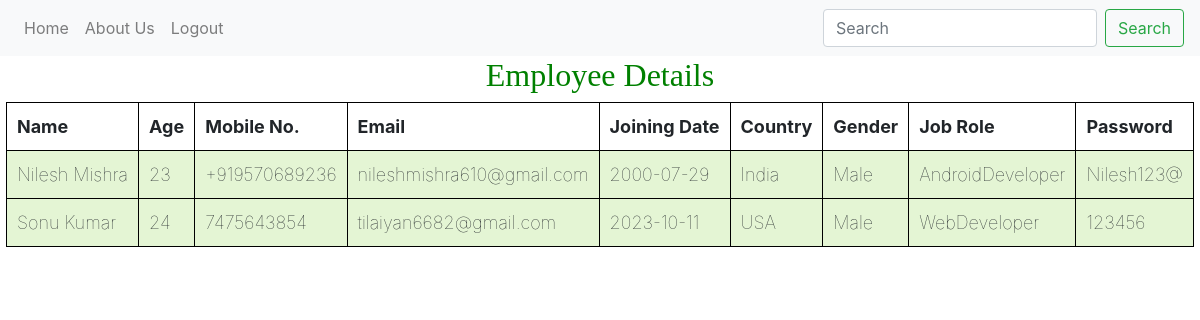
The app's page /userE.php with its own data.
### tables this page shows
CREATE TABLE `employee` (
  `id` int(11) NOT NULL,
  `name` varchar(50) NOT NULL,
  `age` int(11) NOT NULL,
  `contact` varchar(50) NOT NULL,
  `email` varchar(50) NOT NULL,
  `joiningdate` date NOT NULL,
  `country` varchar(50) NOT NULL,
  `gender` varchar(50) NOT NULL,
  `jobrole` varchar(50) NOT NULL,
  `password` varchar(50) NOT NULL
);

### userE.php (the view, shortened to what this page needs)
<?php
    $conn = mysqli_connect("localhost","root","","company");
    $sql="SELECT * FROM employee";
    $result=mysqli_query($conn,$sql);
?>
<!DOCTYPE html>
<html lang="en">
<head>
    <link rel="stylesheet" href="https://cdn.jsdelivr.net/npm/bootstrap@4.0.0/dist/css/bootstrap.min.css">
</head>
<body>
<nav class="navbar navbar-expand-lg navbar-light bg-light" >
  <div class="collapse navbar-collapse" id="navbarSupportedContent">
    <ul class="navbar-nav mr-auto">
      <li class="nav-item" >
        <a class="nav-link" href="homeE.php">Home <span class="sr-only">(current)</span></a>
      </li>
      <li class="nav-item">
        <a class="nav-link" href="#">About Us</a>
      </li>
      <li class="nav-item">
        <a class="nav-link" href="loginA.php">Logout</a>
      </li>
    </ul>
    <form class="form-inline my-2 my-lg-0">
      <input class="form-control mr-sm-2" type="search" placeholder="Search" aria-label="Search">
      <button class="btn btn-outline-success my-2 my-sm-0" type="submit">Search</button>
    </form>
  </div>
</nav>
    <section>
    <h1 >Employee Details</h1>
        <table >
            <th>Name</th>
            <th>Age</th>
            <th>Mobile No.</th>
            <th>Email</th>
            <th>Joining Date</th>
            <th>Country</th>
            <th>Gender </th>
            <th>Job Role </th>
            <th>Password</th>
            <?php
            while($rows=$result->fetch_assoc())
            {
                ?>
                <tr>
                <td><?php echo $rows['name'];?></td>
                <td><?php echo $rows['age'];?></td>
                <td><?php echo $rows['contact'];?></td>
                <td><?php echo $rows['email'];?></td>
                <td><?php echo $rows['joiningdate'];?></td>
                <td><?php echo $rows['country'];?></td>
                <td><?php echo $rows['gender'];?></td>
                <td><?php echo $rows['jobrole'];?></td>
                <td><?php echo $rows['password'];?></td>
                </tr>
                <?php
            }
            ?>
        </table>
    </section>
</body>
</html>

### userE.php (style rules this page uses)
table { margin:0 auto; font-size:large; border:1px solid black; }
h1 { text-align:center; color:green; font-size:xx-large; font-family:'Gill Sans','Gill Sans MT','Calibri','Trebuchet MS','sans-serif'; }
td { background-color:#E4F5D4; border:1px solid black; }
th,td { font-weight:bold; border:1px solid black; padding: 10px; taxt-align: center; }
td { font-weight:lighter; }

### records on screen
employee: name "Nilesh Mishra", age "23", contact "+919570689236", email "nileshmishra610@gmail.com", joiningdate "2000-07-29", country "India", gender "Male", jobrole "AndroidDeveloper", password "Nilesh123@"
employee: name "Sonu Kumar", age "24", contact "7475643854", email "tilaiyan6682@gmail.com", joiningdate "2023-10-11", country "USA", gender "Male", jobrole "WebDeveloper", password "123456"
